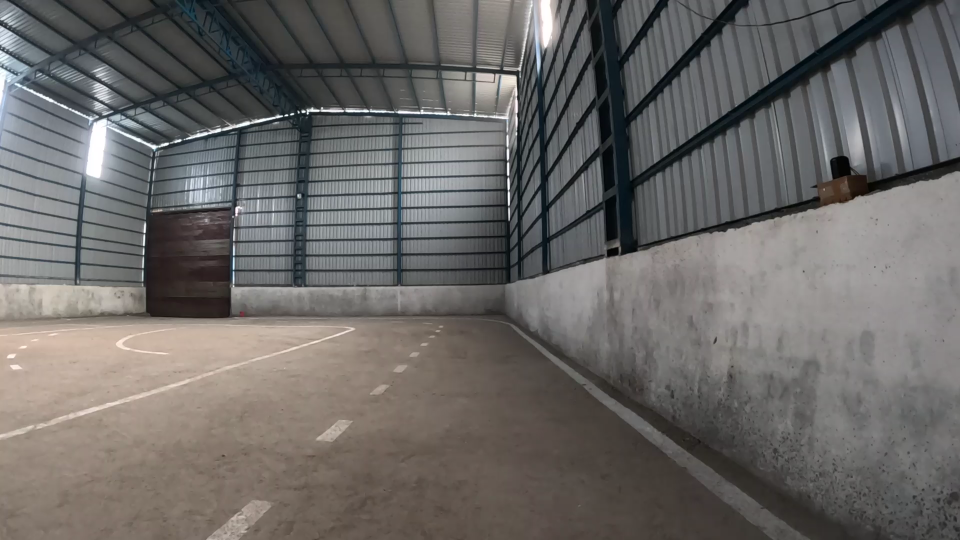
#> input picture CV_IPM_Task/camera_image1.png, 1920 x 1080 px, found by its file name (shown at 1/2 size)
$ python test_ipm.py
#> lines starting #> are read from the running program, lines starting #| are printed output that depends on the picture
#> further down, image is the input picture: shape (1080, 1920, 3); mean B, G, R 102.4, 104.4, 106.7
import cv2
import numpy as np

def do_ipm(image, **kwargs):
    (h, w) = (image.shape[0], image.shape[1])
#> h = 1080; w = 1920
    ymax = 648
    x1 = w//2 - 364
#> x1 = 596
    x2 = w//2 + 136
#> x2 = 1096
    l = 1200
    # Image coordinates after undistortion
    source = np.float32([[8., 594.], [994., 596.], [788., 470.], [380., 474.]])

    # Image coordinates without undistortion
    # source = np.float32([[19., 550.], [1004., 611.], [767., 436.], [374., 431.]])
    destination  = np.float32([[x1, ymax], [x2, ymax], [x2, ymax-l], [x1, ymax-l]])
    M = cv2.getPerspectiveTransform(source, destination)
    warped = cv2.warpPerspective(image, M, (w, h), flags=cv2.INTER_LINEAR, borderMode=cv2.BORDER_CONSTANT, borderValue=0)
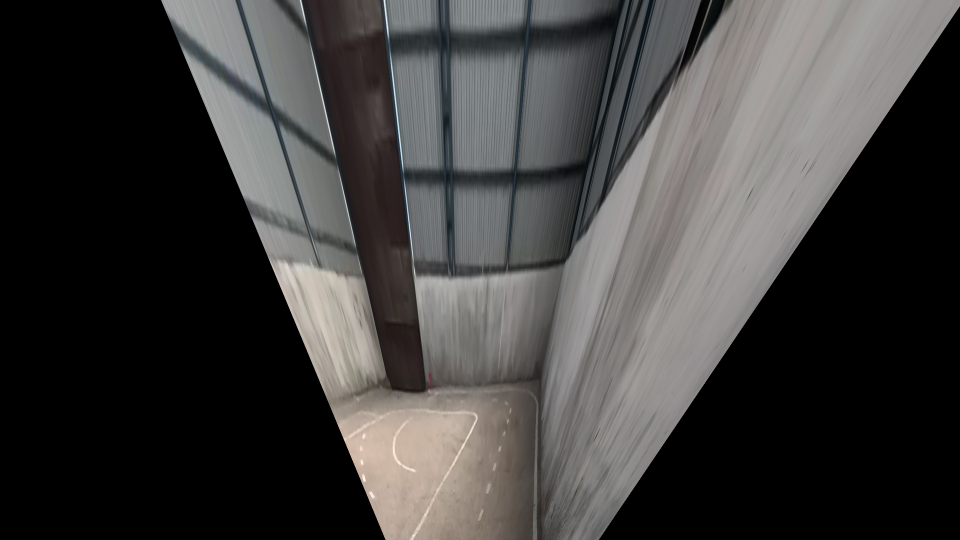
#> warped: shape (1080, 1920, 3) (shown at 1/2 size); mean B, G, R 60.9, 61.7, 63

    return warped


path = '/Users/kshitijvaidya/Desktop/VirtualEnvironment/SeDriCa_Projects/CV_IPM_Task/camera_image1.png'
image = cv2.imread(path)
warped_image = do_ipm(image)

save_path = 'ipm_test.png'
cv2.imwrite(save_path, warped_image)

$ run again, with CV_IPM_Task/ipm_image/ipm_image10.png copied over CV_IPM_Task/camera_image1.png
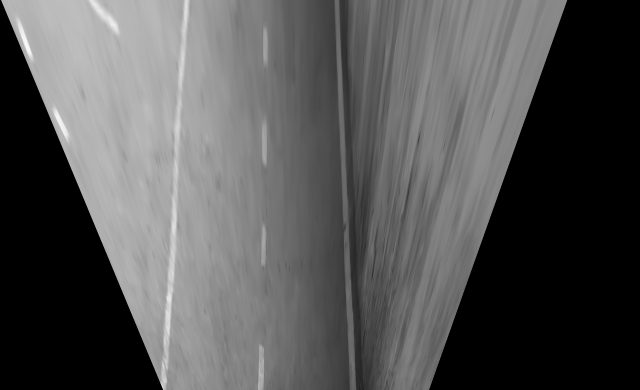
#> input picture CV_IPM_Task/ipm_image/ipm_image10.png, 1280 x 780 px, found by its file name (shown at 1/2 size)
#> image is the input picture: shape (780, 1280, 3); min 0, max 249, mean 84.1
#> in do_ipm, `warped = cv2.warpPerspective(image, M, (w, h), flags=cv2.INTER_LINEAR,..`:
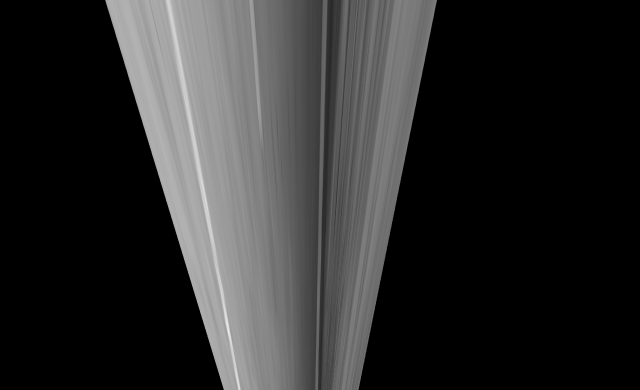
#> warped: shape (780, 1280, 3) (shown at 1/2 size); min 0, max 232, mean 44.4
